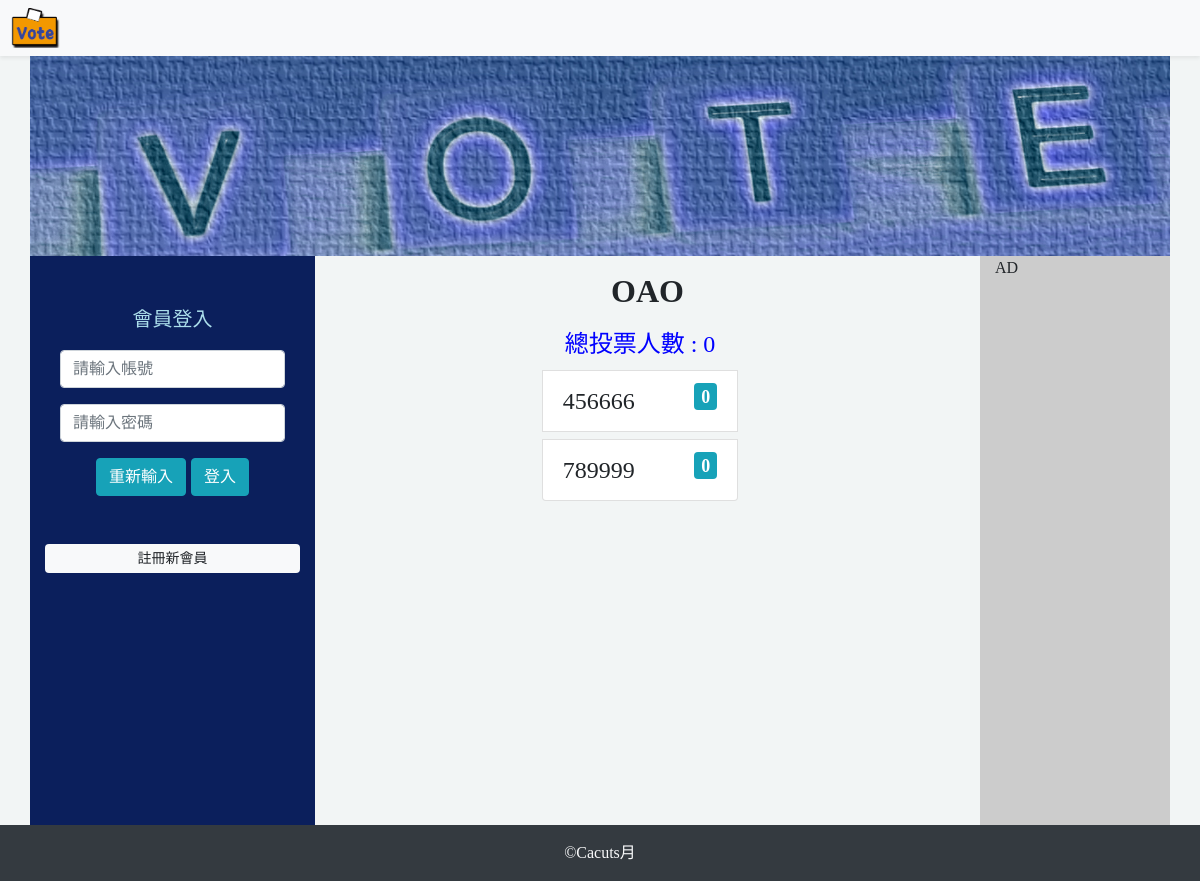
The page /?do=vote_result&id=13 on the database its author committed.
### tables this page shows
CREATE TABLE `topics` (
  `id` int(11) UNSIGNED NOT NULL,
  `topic` varchar(128) NOT NULL COMMENT '主題'
);

CREATE TABLE `options` (
  `id` int(11) UNSIGNED NOT NULL,
  `opt` varchar(128) NOT NULL COMMENT 'option',
  `count` int(11) UNSIGNED NOT NULL DEFAULT 0,
  `topic_id` int(11) UNSIGNED NOT NULL COMMENT '應對的主題'
);

### api/db.php (called while the page is built, shortened)
<?php
$dsn="mysql:host=localhost;charset=utf8;dbname=vote";
$pdo=new PDO($dsn,'root','');
function q($sql){
    global $pdo;
    return $pdo->query($sql)->fetchAll(PDO::FETCH_ASSOC);
}
?>

### index.php (the view, shortened to what this page needs)
<?php include_once "./api/db.php"; ?>
<!DOCTYPE html>
<html lang="en">
<head>
    <link rel="stylesheet" href="https://cdnjs.cloudflare.com/ajax/libs/font-awesome/6.0.0-beta3/css/all.min.css" />
    <link rel="stylesheet" href="https://stackpath.bootstrapcdn.com/bootstrap/4.2.1/css/bootstrap.min.css">
</head>
<body >
    <nav class="container-fluid bg-light shadow-sm py-2 px-2 text-right  d-flex justify-content-between my-0">
    <div class="my-0">
        <a href="index.php">
            <img src="./img/logo1.png" alt="LOGO" width="55px" height="40px" >
        </a>
    </div>
    </nav>
<header class="container bg-warning">
    <div class="row">
    <a  href="index.php">
    <img src="./img/vote-header.jpg" alt="標題圖" >
    </a>
    </div>
</header>
<main class="d-flex row px-0 container mx-auto">
<?php include "./frontend/aside.php";?>
<section class="container col-7">
    <?php
    $do=(isset($_GET['do']))?$_GET['do']:'show_vote_list';
    $file="./frontend/".$do.".php";
    if(file_exists($file)){
        include $file;
    }else{
        include "./frontend/show_vote_list.php";
    }
    ?>
</section>
<div class="container col-2 ad ">
AD
</div>
</main>
<footer class="py-3 text-center text-light bg-dark container-fluid">
    &copy;Cacuts月
</footer>
</body>
</html>

### frontend/vote_result.php
<?php
$sql="select *
      from `topics`,
           `options`
      where `topics`.`id`=`options`.`topic_id` AND
            `topics`.`id`='{$_GET['id']}'";
$rows=q($sql);
?>
<h2 class="text-center mt-3 font-weight-bold"><?=$rows[0]['topic'];?></h2>
<ol class="list-group col-md-4 mt-3 mx-auto " style="font-size:1.5rem;">
<?php
     $count=q("select sum(`count`) as 'total' from `options` where `topic_id`='{$_GET['id']}'");
     echo "<div style='color:blue' class='text-center'>";
     echo "總投票人數 : ". $count[0]['total'] ;
     echo "</div>";
    foreach($rows as $row){
        if($row['opt']!=""){
            echo "<li class='list-group-item mt-2'>";
            echo "<span>{$row['opt']}</span>";
            echo "<span class='badge badge-info float-right'>{$row['count']}</span>";
            echo "</li>";
        }
    }
?>
</ol>

### index.php (style rules this page uses)
body { background-color: #f2f5f5; font-family: Microsoft JhengHei; }
header { height: 200px; overflow: hidden; }
section { height:624.5px; overflow: scroll; }
.ad { background-color: #CCC; }
footer { position: fixed; bottom: 0px; width: 1110px; }

### rows shown on the page
topics: topic "OAO"
options: opt "456666", count "0"
options: opt "789999", count "0"

### other values the page prints
$count[0]['total'] "0"
